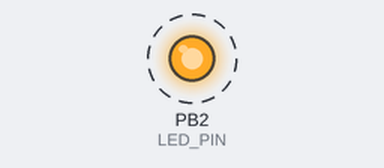
This program was run on a simulated STM32 Blue Pill. Shown: output pins drawn as LEDs (lit = HIGH). Dashed ring = blinking.

Above: at 0.2 s.
Timing chart, 0 to 3.0 s (numbered marks = the images above):
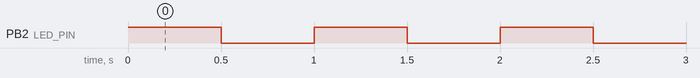

Measured:
- by itself, PB2 (LED_PIN): alternates HIGH for 0.50 s and LOW for 0.50 s

The program:

main.cpp
```cpp
#include <Arduino.h>

#define LED_PIN PB2   // светодиод на этой плате

void setup() {
  pinMode(LED_PIN, OUTPUT);
}

void loop() {
  digitalWrite(LED_PIN, HIGH);
  delay(500);
  digitalWrite(LED_PIN, LOW);
  delay(500);
}
```
